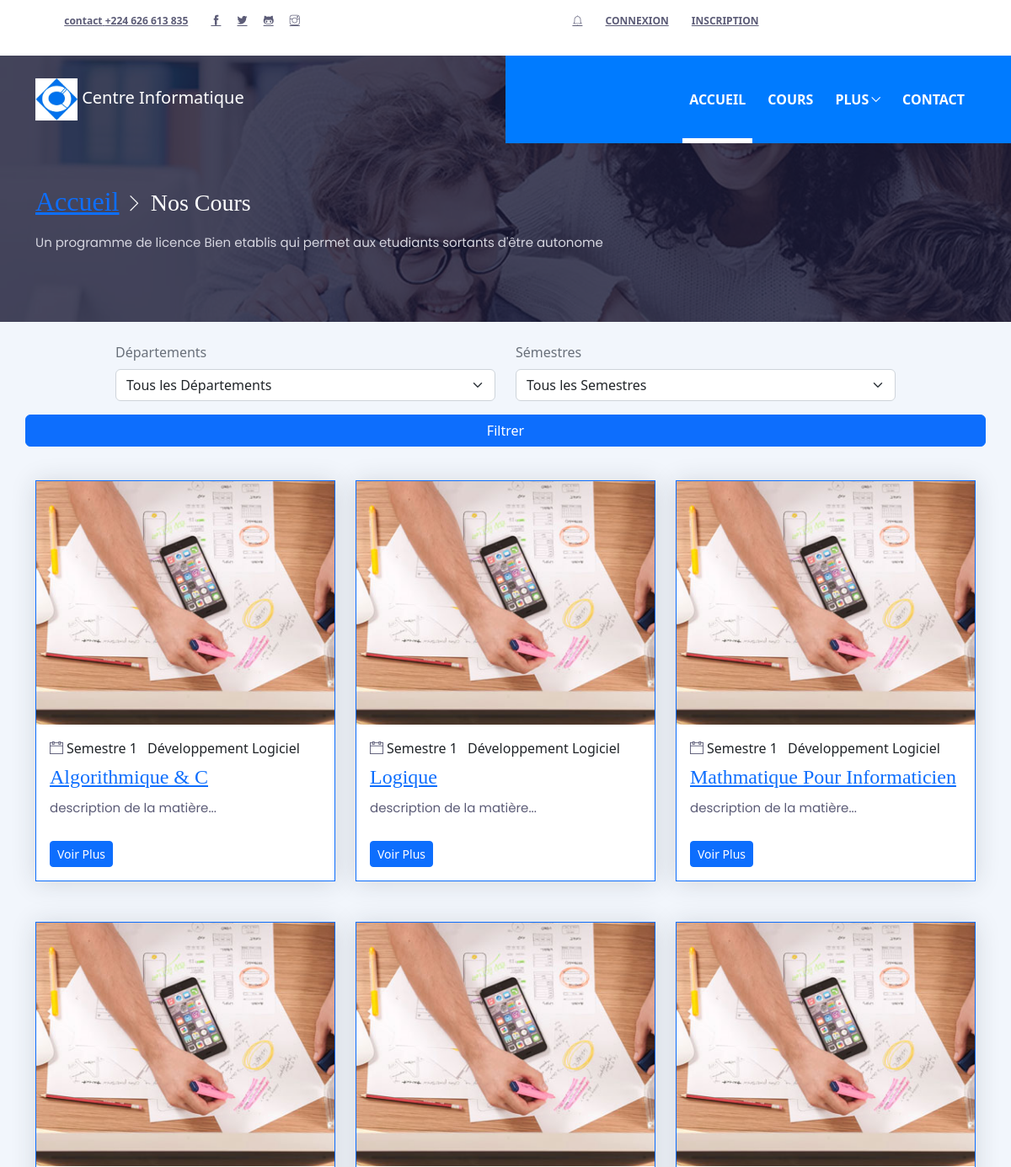
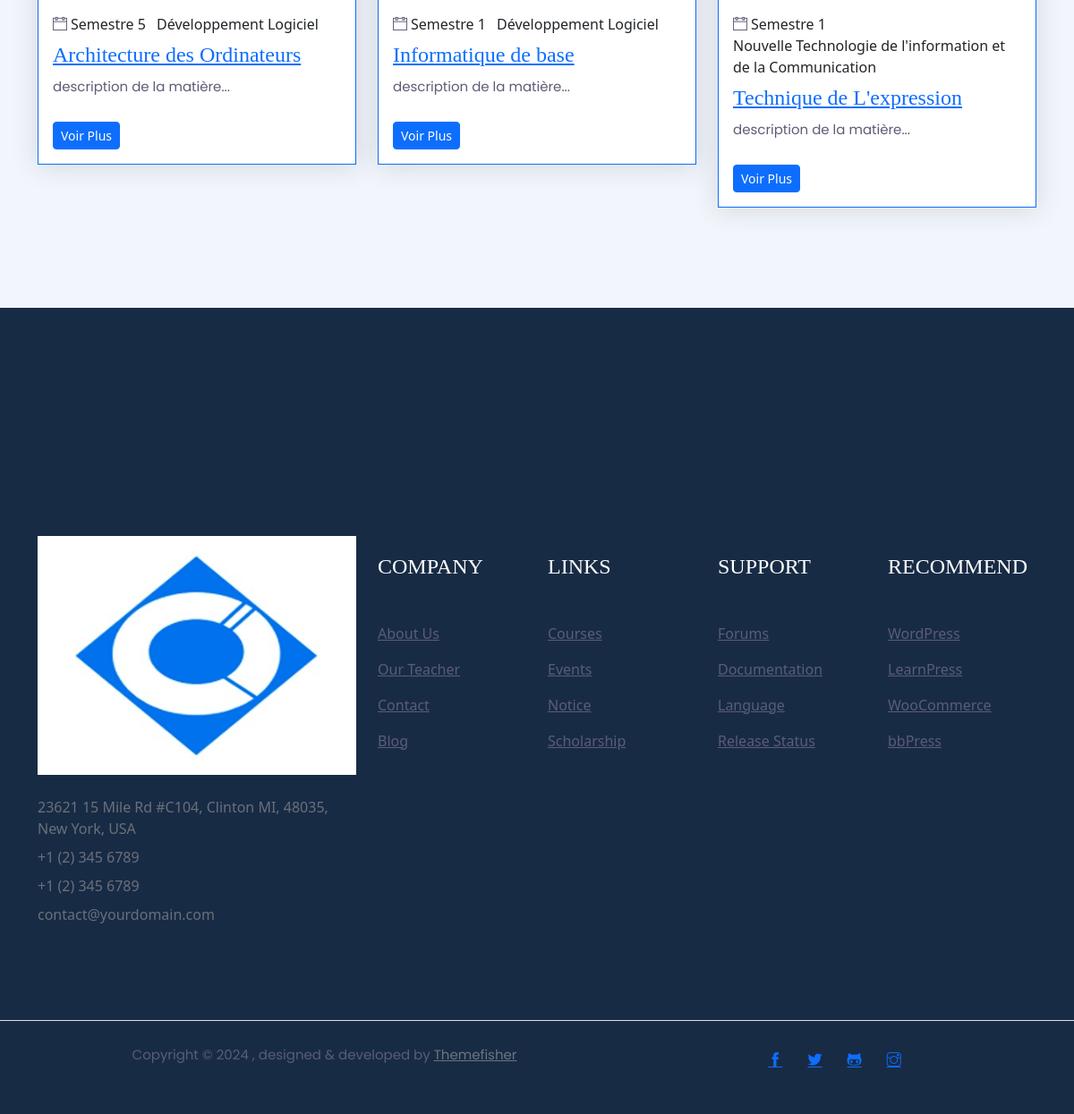
Screenshot of /cours with the database file from the repository (2 pictures, top to bottom).
### Application/models.py (models this page shows, shortened)
class Matiere(models.Model):
    libele = models.CharField(max_length=255)
    slug = models.SlugField()
    semestre = models.ForeignKey(Semestre, on_delete=models.CASCADE)
    professeur = models.ForeignKey(Professeur, on_delete=models.CASCADE)
    departement = models.ForeignKey(Departement, on_delete=models.CASCADE)
    description = models.TextField(default="description de la matière")
    image = models.ImageField(upload_to="image_matiere", blank=True, null=True)

class Semestre(models.Model):
    numero = models.IntegerField()
    licence = models.ForeignKey(Licence, on_delete=models.CASCADE)

class Departement(models.Model):
    libele = models.CharField(max_length=255)
    slug = models.SlugField()
    description = models.TextField(default="description du département")
    photo = models.ImageField(upload_to='photo_département', blank=True, null=True)

### Application/views.py (the view, shortened to what this page needs)
# urls.py: path("cours",cours,name="cours"),
def cours(request):
        print("je suis dans la vue")
        context={}
        semestres = Semestre.objects.all()
        departements = Departement.objects.all()
        programmes = Matiere.objects.all()
        context = {
            'cours': programmes,
            'semestres': semestres,
            'departements': departements,
        }
        return render(request, 'cours/index.html', context)

### Application/templates/cours/index.html
{% extends "base.html" %}
{% block containt %}
    {% include "cours/_partials/hero_section.html" %}
    {% include "cours/_partials/section_filtre.html" %}
    {% include "cours/_partials/cours.html" %}
{% endblock containt %}

### Application/templates/cours/_partials/cours.html (shortened to what this page needs)
{% load static %}
<link href="https://cdn.jsdelivr.net/npm/simple-datatables@7.1.2/dist/style.min.css" rel="stylesheet" />
<section class="section-sm">
    <div class="container">
    <div class="row justify-content-center">
      {% for cour in cours %}
        <div class="col-lg-4 col-sm-6 mb-5">
          <div class="card p-0 border-primary rounded-0 hover-shadow">
            {% if cour.image %}
              <img class="card-img-top rounded-0" src="" {{cour.image.url}}"course thumb">
              {% else %}
              <img class="card-img-top rounded-0" src="{% static 'images/courses/course-5.jpg' %}" alt="course thumb">
              {% endif %}
            <div class="card-body">
              <ul class="list-inline mb-2">
                <li class="list-inline-item"><i class="ti-calendar mr-1 text-color"></i>Semestre {{cour.semestre.numero}}</li>
                <li class="list-inline-item"><a class="text-color" href="course-single.html"></a>{{cour.departement.libele}}</li>
              </ul>
              <a href="course-single.html">
                <h4 class="card-title">{{cour.libele}}</h4>
              </a>
              <p class="card-text mb-4"> {{cour.description|slice:'30'}}...</p>
              <a href="{% url 'detail_cour' cour.slug%}" class="btn btn-primary btn-sm">Voir plus</a>
            </div>
          </div>
        </div>
      {% endfor %}
    </div>
      </div>
  </section>

### Application/static/css/style.css (style rules this page uses)
body { line-height: 1.2; font-family: "Poppins", sans-serif; -webkit-font-smoothing: antialiased; font-size: 15px; color: #5c5c77; }
p, .paragraph { font-weight: 400; color: #5c5c77; font-size: 15px; line-height: 1.9; font-family: "Poppins", sans-serif; }
h1, h2, h3, h4, h5, h6 { color: #1e1e4b; font-family: "futura-bold"; font-weight: 700; line-height: 1.2; }
h4, .h4 { font-size: 20px; }
.btn { font-size: 16px; font-family: "Poppins", sans-serif; text-transform: capitalize; padding: 15px 40px; border-radius: 0; font-weight: 500; border: 0; position: relative; z-index: 1; transition: 0.2s ease; overflow: hidden; white-space: nowrap; }
.btn::before { position: absolute; content: ""; height: 80%; width: 100%; left: 0; bottom: 10%; z-index: -1; transition: transform 0.2s ease-in-out; transform-origin: top; transform: scaleY(0); }
.btn-sm { font-size: 14px; padding: 10px 35px; }
.btn-primary { color: #fff; background-color: var(--primary); }
.btn-primary::before { background-color: #fff; }
body { background-color: #fff; overflow-x: hidden; }
ol, ul { list-style-type: none; margin: 0px; }
img { vertical-align: middle; border: 0; }
a, a:hover, a:focus { text-decoration: none; }
a, button, select { cursor: pointer; transition: 0.2s ease; }
h4 { transition: 0.2s ease; }
.section-sm { padding-top: 40px; padding-bottom: 40px; }
.border-primary { border-color: #ededf1 !important; }
.text-color { color: #5c5c77; }
.hover-shadow { transition: 0.3s ease; }

### Application/templates/_partials/navbar.html (style rules this page uses)
body { margin-top:20px; background-color:#f2f6fc; color:#69707a; }
.card { box-shadow: 0 0.15rem 1.75rem 0 rgb(33 40 50 / 15%); }

### rows the page displays
Matiere: semestre.numero "1", departement.libele "Développement Logiciel", libele "Algorithmique & C", description "description de la matière"
Matiere: semestre.numero "1", departement.libele "Développement Logiciel", libele "Logique", description "description de la matière"
Matiere: semestre.numero "1", departement.libele "Développement Logiciel", libele "Mathmatique Pour Informaticien", description "description de la matière"
Matiere: semestre.numero "5", departement.libele "Développement Logiciel", libele "Architecture des Ordinateurs", description "description de la matière"
Matiere: semestre.numero "1", departement.libele "Développement Logiciel", libele "Informatique de base", description "description de la matière"
Matiere: semestre.numero "1", departement.libele "Nouvelle Technologie de l'information et de la Communication", libele "Technique de L'expression", description "description de la matière"
